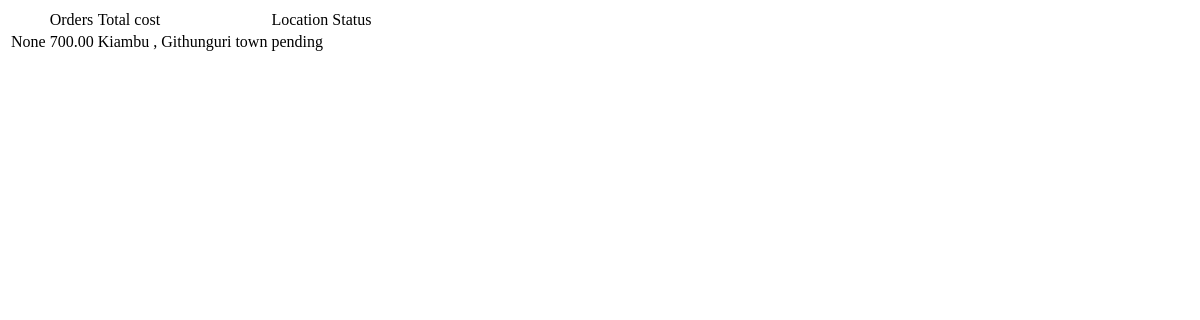
Before: /shipment/delivery/list with the older database file.
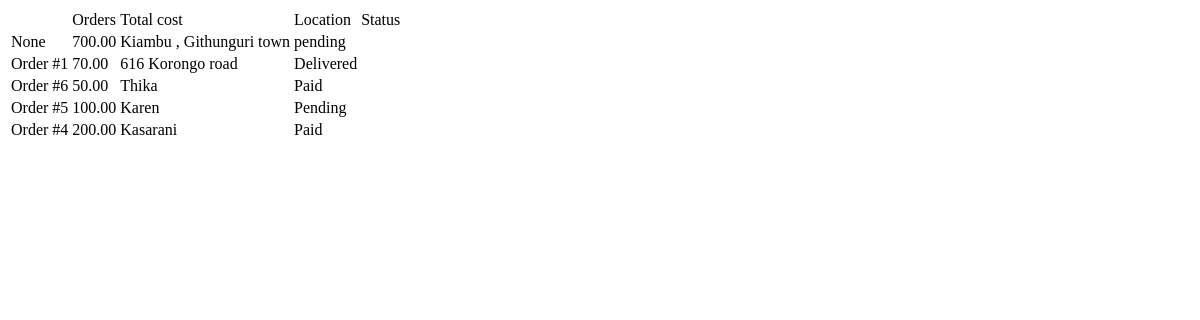
After: the same page with the newer database file.
### shipment/models.py (models this page shows, shortened)
class Delivery(models.Model):
    orders= models.OneToOneField(Order, models.PROTECT, null=True)
    date = models.DateTimeField()
    location = models.CharField(max_length=32)
    cost = models.DecimalField(max_digits=6 ,decimal_places=2)
    status = models.CharField(max_length=32)

### order_management/models.py (models this page shows)
class Order(models.Model):
    date = models.DateField()
    customer = models.ForeignKey(Customer, on_delete=models.CASCADE)
    cart = models.OneToOneField(Cart,models.PROTECT, null=True)
    payment = models.OneToOneField(Payment, models.PROTECT , null=True)
    delivery_options = models.CharField(max_length=32)
    delivery_date = models.DateTimeField()
    def __str__(self):
        return f"Order #{self.pk}"

### shipment/views.py (the view)
# urls.py: path("delivery/list", delivery_list , name ="delivery_list_view"),
def delivery_list(request):
    deliveries = Delivery.objects.all()
    return render(request, "shipment/delivery_list.html", {"deliveries": deliveries})

### templates/shipment/delivery_list.html (shortened to what this page needs)
<!DOCTYPE html>
<html lang="en">
<head>
</head>
<body>
    <table>
        <th>
            <td>Orders</td>
            <td>Total cost</td>
            <td>Location</td>
            <td>Status</td>
        </th>
        {% for delivery in deliveries %}
        <tr>
            <td>{{delivery.orders}}</td>
            <td>{{delivery.cost}}</td>
            <td>{{delivery.location}}</td>
            <td>{{delivery.status}}</td>
        </tr>
        {% endfor %}
    </table>
</body>
</html>

Changed rows visible on the page:
added Delivery: orders "Order #1", cost "70.00", location "616 Korongo road", status "Delivered"
added Delivery: orders "Order #6", cost "50.00", location "Thika", status "Paid"
added Delivery: orders "Order #5", cost "100.00", location "Karen", status "Pending"
added Delivery: orders "Order #4", cost "200.00", location "Kasarani", status "Paid"
